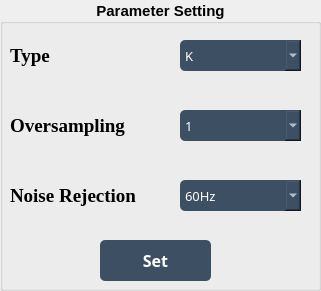
   <widget class="QGroupBox" name="groupBox_setting">
    <property name="geometry">
     <rect>
      <x>50</x>
      <y>300</y>
      <width>321</width>
      <height>291</height>
     </rect>
    </property>
    <property name="font">
     <font>
      <pointsize>11</pointsize>
      <weight>75</weight>
      <bold>true</bold>
     </font>
    </property>
    <property name="autoFillBackground">
     <bool>true</bool>
    </property>
    <property name="title">
     <string>Parameter Setting</string>
    </property>
    <property name="alignment">
     <set>Qt::AlignCenter</set>
    </property>
    <property name="flat">
     <bool>false</bool>
    </property>
    <widget class="QLabel" name="lb_type">
     <property name="geometry">
      <rect>
       <x>10</x>
       <y>30</y>
       <width>151</width>
       <height>51</height>
      </rect>
     </property>
     <property name="font">
      <font>
       <family>Times New Roman</family>
       <pointsize>14</pointsize>
       <weight>75</weight>
       <bold>true</bold>
      </font>
     </property>
     <property name="text">
      <string>Type</string>
     </property>
    </widget>
    <widget class="QComboBox" name="comboBox_type">
     <property name="geometry">
      <rect>
       <x>180</x>
       <y>40</y>
       <width>121</width>
       <height>31</height>
      </rect>
     </property>
     <property name="palette">
      <palette>
       <active>
        <colorrole role="WindowText">
         <brush brushstyle="SolidPattern">
          <color alpha="255">
           <red>255</red>
           <green>255</green>
           <blue>255</blue>
          </color>
         </brush>
        </colorrole>
        <colorrole role="Button">
         <brush brushstyle="SolidPattern">
          <color alpha="255">
           <red>61</red>
           <green>79</green>
           <blue>99</blue>
          </color>
         </brush>
        </colorrole>
        <colorrole role="Text">
         <brush brushstyle="SolidPattern">
          <color alpha="255">
           <red>255</red>
           <green>255</green>
           <blue>255</blue>
          </color>
         </brush>
        </colorrole>
        <colorrole role="ButtonText">
         <brush brushstyle="SolidPattern">
          <color alpha="255">
           <red>255</red>
           <green>255</green>
           <blue>255</blue>
          </color>
         </brush>
        </colorrole>
        <colorrole role="Base">
         <brush brushstyle="SolidPattern">
          <color alpha="255">
           <red>61</red>
           <green>79</green>
           <blue>99</blue>
          </color>
         </brush>
        </colorrole>
        <colorrole role="Window">
         <brush brushstyle="SolidPattern">
          <color alpha="255">
           <red>61</red>
           <green>79</green>
           <blue>99</blue>
          </color>
         </brush>
        </colorrole>
        <colorrole role="PlaceholderText">
         <brush brushstyle="NoBrush">
          <color alpha="128">
           <red>255</red>
           <green>255</green>
           <blue>255</blue>
          </color>
         </brush>
        </colorrole>
       </active>
       <inactive>
        <colorrole role="WindowText">
         <brush brushstyle="SolidPattern">
          <color alpha="255">
           <red>255</red>
           <green>255</green>
           <blue>255</blue>
          </color>
         </brush>
        </colorrole>
        <colorrole role="Button">
         <brush brushstyle="SolidPattern">
          <color alpha="255">
           <red>61</red>
           <green>79</green>
           <blue>99</blue>
          </color>
         </brush>
        </colorrole>
        <colorrole role="Text">
         <brush brushstyle="SolidPattern">
          <color alpha="255">
           <red>255</red>
           <green>255</green>
           <blue>255</blue>
          </color>
         </brush>
        </colorrole>
        <colorrole role="ButtonText">
         <brush brushstyle="SolidPattern">
          <color alpha="255">
           <red>255</red>
           <green>255</green>
           <blue>255</blue>
          </color>
         </brush>
        </colorrole>
        <colorrole role="Base">
         <brush brushstyle="SolidPattern">
          <color alpha="255">
           <red>61</red>
           <green>79</green>
           <blue>99</blue>
          </color>
         </brush>
        </colorrole>
        <colorrole role="Window">
         <brush brushstyle="SolidPattern">
          <color alpha="255">
           <red>61</red>
           <green>79</green>
           <blue>99</blue>
          </color>
         </brush>
        </colorrole>
        <colorrole role="PlaceholderText">
         <brush brushstyle="NoBrush">
          <color alpha="128">
           <red>255</red>
           <green>255</green>
           <blue>255</blue>
          </color>
         </brush>
        </colorrole>
       </inactive>
       <disabled>
        <colorrole role="WindowText">
         <brush brushstyle="SolidPattern">
          <color alpha="255">
           <red>255</red>
           <green>255</green>
           <blue>255</blue>
          </color>
         </brush>
        </colorrole>
        <colorrole role="Button">
         <brush brushstyle="SolidPattern">
          <color alpha="255">
           <red>61</red>
           <green>79</green>
           <blue>99</blue>
          </color>
         </brush>
        </colorrole>
        <colorrole role="Text">
         <brush brushstyle="SolidPattern">
          <color alpha="255">
           <red>255</red>
           <green>255</green>
           <blue>255</blue>
          </color>
         </brush>
        </colorrole>
        <colorrole role="ButtonText">
         <brush brushstyle="SolidPattern">
          <color alpha="255">
           <red>255</red>
           <green>255</green>
           <blue>255</blue>
          </color>
         </brush>
        </colorrole>
        <colorrole role="Base">
         <brush brushstyle="SolidPattern">
          <color alpha="255">
           <red>61</red>
           <green>79</green>
           <blue>99</blue>
          </color>
         </brush>
        </colorrole>
        <colorrole role="Window">
         <brush brushstyle="SolidPattern">
          <color alpha="255">
           <red>61</red>
           <green>79</green>
           <blue>99</blue>
          </color>
         </brush>
        </colorrole>
        <colorrole role="PlaceholderText">
         <brush brushstyle="NoBrush">
          <color alpha="128">
           <red>255</red>
           <green>255</green>
           <blue>255</blue>
          </color>
         </brush>
        </colorrole>
       </disabled>
      </palette>
     </property>
     <property name="font">
      <font>
       <family>微軟正黑體</family>
       <pointsize>10</pointsize>
       <weight>50</weight>
       <bold>false</bold>
       <kerning>true</kerning>
      </font>
     </property>
     <property name="layoutDirection">
      <enum>Qt::LeftToRight</enum>
     </property>
     <property name="styleSheet">
      <string notr="true">background-color: rgb(61, 79, 99);
border-radius : 5px;
color:  rgb(255, 255, 255); </string>
     </property>
     <property name="currentIndex">
      <number>3</number>
     </property>
     <item>
      <property name="text">
       <string>B</string>
      </property>
     </item>
     <item>
      <property name="text">
       <string>E</string>
      </property>
     </item>
     <item>
      <property name="text">
       <string>J</string>
      </property>
     </item>
     <item>
      <property name="text">
       <string>K</string>
      </property>
     </item>
     <item>
      <property name="text">
       <string>N</string>
      </property>
     </item>
     <item>
      <property name="text">
       <string>R</string>
      </property>
     </item>
     <item>
      <property name="text">
       <string>S</string>
      </property>
     </item>
     <item>
      <property name="text">
       <string>T</string>
      </property>
     </item>
    </widget>
    <widget class="QLabel" name="lb_oversampling">
     <property name="geometry">
      <rect>
       <x>10</x>
       <y>100</y>
       <width>161</width>
       <height>51</height>
      </rect>
     </property>
     <property name="font">
      <font>
       <family>Times New Roman</family>
       <pointsize>14</pointsize>
       <weight>75</weight>
       <bold>true</bold>
      </font>
     </property>
     <property name="text">
      <string>Oversampling</string>
     </property>
    </widget>
    <widget class="QLabel" name="lb_noiserejection">
     <property name="geometry">
      <rect>
       <x>10</x>
       <y>170</y>
       <width>161</width>
       <height>51</height>
      </rect>
     </property>
     <property name="font">
      <font>
       <family>Times New Roman</family>
       <pointsize>14</pointsize>
       <weight>75</weight>
       <bold>true</bold>
      </font>
     </property>
     <property name="text">
      <string>Noise Rejection</string>
     </property>
    </widget>
    <widget class="QComboBox" name="comboBox_noiserejection">
     <property name="geometry">
      <rect>
       <x>180</x>
       <y>180</y>
       <width>121</width>
       <height>31</height>
      </rect>
     </property>
     <property name="palette">
      <palette>
       <active>
        <colorrole role="WindowText">
         <brush brushstyle="SolidPattern">
          <color alpha="255">
           <red>255</red>
           <green>255</green>
           <blue>255</blue>
          </color>
         </brush>
        </colorrole>
        <colorrole role="Button">
         <brush brushstyle="SolidPattern">
          <color alpha="255">
           <red>61</red>
           <green>79</green>
           <blue>99</blue>
          </color>
         </brush>
        </colorrole>
        <colorrole role="Text">
         <brush brushstyle="SolidPattern">
          <color alpha="255">
           <red>255</red>
           <green>255</green>
           <blue>255</blue>
          </color>
         </brush>
        </colorrole>
        <colorrole role="ButtonText">
         <brush brushstyle="SolidPattern">
          <color alpha="255">
           <red>255</red>
           <green>255</green>
           <blue>255</blue>
          </color>
         </brush>
        </colorrole>
        <colorrole role="Base">
         <brush brushstyle="SolidPattern">
          <color alpha="255">
           <red>61</red>
           <green>79</green>
           <blue>99</blue>
          </color>
         </brush>
        </colorrole>
        <colorrole role="Window">
         <brush brushstyle="SolidPattern">
          <color alpha="255">
           <red>61</red>
           <green>79</green>
           <blue>99</blue>
          </color>
         </brush>
        </colorrole>
        <colorrole role="PlaceholderText">
         <brush brushstyle="NoBrush">
          <color alpha="128">
           <red>255</red>
           <green>255</green>
           <blue>255</blue>
          </color>
         </brush>
        </colorrole>
       </active>
       <inactive>
        <colorrole role="WindowText">
         <brush brushstyle="SolidPattern">
          <color alpha="255">
           <red>255</red>
           <green>255</green>
           <blue>255</blue>
          </color>
         </brush>
        </colorrole>
        <colorrole role="Button">
         <brush brushstyle="SolidPattern">
          <color alpha="255">
           <red>61</red>
           <green>79</green>
           <blue>99</blue>
          </color>
         </brush>
        </colorrole>
        <colorrole role="Text">
         <brush brushstyle="SolidPattern">
          <color alpha="255">
           <red>255</red>
           <green>255</green>
           <blue>255</blue>
          </color>
         </brush>
        </colorrole>
        <colorrole role="ButtonText">
         <brush brushstyle="SolidPattern">
          <color alpha="255">
           <red>255</red>
           <green>255</green>
           <blue>255</blue>
          </color>
         </brush>
        </colorrole>
        <colorrole role="Base">
         <brush brushstyle="SolidPattern">
          <color alpha="255">
           <red>61</red>
           <green>79</green>
           <blue>99</blue>
          </color>
         </brush>
        </colorrole>
        <colorrole role="Window">
         <brush brushstyle="SolidPattern">
          <color alpha="255">
           <red>61</red>
           <green>79</green>
           <blue>99</blue>
          </color>
         </brush>
        </colorrole>
        <colorrole role="PlaceholderText">
         <brush brushstyle="NoBrush">
          <color alpha="128">
           <red>255</red>
           <green>255</green>
           <blue>255</blue>
          </color>
         </brush>
        </colorrole>
       </inactive>
       <disabled>
        <colorrole role="WindowText">
         <brush brushstyle="SolidPattern">
          <color alpha="255">
           <red>255</red>
           <green>255</green>
           <blue>255</blue>
          </color>
         </brush>
        </colorrole>
        <colorrole role="Button">
         <brush brushstyle="SolidPattern">
          <color alpha="255">
           <red>61</red>
           <green>79</green>
           <blue>99</blue>
          </color>
         </brush>
        </colorrole>
        <colorrole role="Text">
         <brush brushstyle="SolidPattern">
          <color alpha="255">
           <red>255</red>
           <green>255</green>
           <blue>255</blue>
          </color>
         </brush>
        </colorrole>
        <colorrole role="ButtonText">
         <brush brushstyle="SolidPattern">
          <color alpha="255">
           <red>255</red>
           <green>255</green>
           <blue>255</blue>
          </color>
         </brush>
        </colorrole>
        <colorrole role="Base">
         <brush brushstyle="SolidPattern">
          <color alpha="255">
           <red>61</red>
           <green>79</green>
           <blue>99</blue>
          </color>
         </brush>
        </colorrole>
        <colorrole role="Window">
         <brush brushstyle="SolidPattern">
          <color alpha="255">
           <red>61</red>
           <green>79</green>
           <blue>99</blue>
          </color>
         </brush>
        </colorrole>
        <colorrole role="PlaceholderText">
         <brush brushstyle="NoBrush">
          <color alpha="128">
           <red>255</red>
           <green>255</green>
           <blue>255</blue>
          </color>
         </brush>
        </colorrole>
       </disabled>
      </palette>
     </property>
     <property name="font">
      <font>
       <family>微軟正黑體</family>
       <pointsize>10</pointsize>
       <weight>50</weight>
       <bold>false</bold>
       <kerning>true</kerning>
      </font>
     </property>
     <property name="styleSheet">
      <string notr="true">background-color: rgb(61, 79, 99);
border-radius : 5px;
color:  rgb(255, 255, 255); </string>
     </property>
     <item>
      <property name="text">
       <string>60Hz</string>
      </property>
     </item>
     <item>
      <property name="text">
       <string>50Hz</string>
      </property>
     </item>
    </widget>
    <widget class="QComboBox" name="comboBox_oversampling">
     <property name="geometry">
      <rect>
       <x>180</x>
       <y>110</y>
       <width>121</width>
       <height>31</height>
      </rect>
     </property>
     <property name="palette">
      <palette>
       <active>
        <colorrole role="WindowText">
         <brush brushstyle="SolidPattern">
          <color alpha="255">
           <red>255</red>
           <green>255</green>
           <blue>255</blue>
          </color>
         </brush>
        </colorrole>
        <colorrole role="Button">
         <brush brushstyle="SolidPattern">
          <color alpha="255">
           <red>61</red>
           <green>79</green>
           <blue>99</blue>
          </color>
         </brush>
        </colorrole>
        <colorrole role="Text">
         <brush brushstyle="SolidPattern">
          <color alpha="255">
           <red>255</red>
           <green>255</green>
           <blue>255</blue>
          </color>
         </brush>
        </colorrole>
        <colorrole role="ButtonText">
         <brush brushstyle="SolidPattern">
          <color alpha="255">
           <red>255</red>
           <green>255</green>
           <blue>255</blue>
          </color>
         </brush>
        </colorrole>
        <colorrole role="Base">
         <brush brushstyle="SolidPattern">
          <color alpha="255">
           <red>61</red>
           <green>79</green>
           <blue>99</blue>
          </color>
         </brush>
        </colorrole>
        <colorrole role="Window">
         <brush brushstyle="SolidPattern">
          <color alpha="255">
           <red>61</red>
           <green>79</green>
           <blue>99</blue>
          </color>
         </brush>
        </colorrole>
        <colorrole role="PlaceholderText">
         <brush brushstyle="NoBrush">
          <color alpha="128">
           <red>255</red>
           <green>255</green>
           <blue>255</blue>
          </color>
         </brush>
        </colorrole>
       </active>
       <inactive>
        <colorrole role="WindowText">
         <brush brushstyle="SolidPattern">
          <color alpha="255">
           <red>255</red>
           <green>255</green>
           <blue>255</blue>
          </color>
         </brush>
        </colorrole>
        <colorrole role="Button">
         <brush brushstyle="SolidPattern">
          <color alpha="255">
           <red>61</red>
           <green>79</green>
           <blue>99</blue>
          </color>
         </brush>
        </colorrole>
        <colorrole role="Text">
         <brush brushstyle="SolidPattern">
          <color alpha="255">
           <red>255</red>
           <green>255</green>
           <blue>255</blue>
          </color>
         </brush>
        </colorrole>
        <colorrole role="ButtonText">
         <brush brushstyle="SolidPattern">
          <color alpha="255">
           <red>255</red>
           <green>255</green>
           <blue>255</blue>
          </color>
         </brush>
        </colorrole>
        <colorrole role="Base">
         <brush brushstyle="SolidPattern">
          <color alpha="255">
           <red>61</red>
           <green>79</green>
           <blue>99</blue>
          </color>
         </brush>
        </colorrole>
        <colorrole role="Window">
         <brush brushstyle="SolidPattern">
          <color alpha="255">
           <red>61</red>
           <green>79</green>
           <blue>99</blue>
          </color>
         </brush>
        </colorrole>
        <colorrole role="PlaceholderText">
         <brush brushstyle="NoBrush">
          <color alpha="128">
           <red>255</red>
           <green>255</green>
           <blue>255</blue>
          </color>
         </brush>
        </colorrole>
       </inactive>
       <disabled>
        <colorrole role="WindowText">
         <brush brushstyle="SolidPattern">
          <color alpha="255">
           <red>255</red>
           <green>255</green>
           <blue>255</blue>
          </color>
         </brush>
        </colorrole>
        <colorrole role="Button">
         <brush brushstyle="SolidPattern">
          <color alpha="255">
           <red>61</red>
           <green>79</green>
           <blue>99</blue>
          </color>
         </brush>
        </colorrole>
        <colorrole role="Text">
         <brush brushstyle="SolidPattern">
          <color alpha="255">
           <red>255</red>
           <green>255</green>
           <blue>255</blue>
          </color>
         </brush>
        </colorrole>
        <colorrole role="ButtonText">
         <brush brushstyle="SolidPattern">
          <color alpha="255">
           <red>255</red>
           <green>255</green>
           <blue>255</blue>
          </color>
         </brush>
        </colorrole>
        <colorrole role="Base">
         <brush brushstyle="SolidPattern">
          <color alpha="255">
           <red>61</red>
           <green>79</green>
           <blue>99</blue>
          </color>
         </brush>
        </colorrole>
        <colorrole role="Window">
         <brush brushstyle="SolidPattern">
          <color alpha="255">
           <red>61</red>
           <green>79</green>
           <blue>99</blue>
          </color>
         </brush>
        </colorrole>
        <colorrole role="PlaceholderText">
         <brush brushstyle="NoBrush">
          <color alpha="128">
           <red>255</red>
           <green>255</green>
           <blue>255</blue>
          </color>
         </brush>
        </colorrole>
       </disabled>
      </palette>
     </property>
     <property name="font">
      <font>
       <family>微軟正黑體</family>
       <pointsize>10</pointsize>
       <weight>50</weight>
       <bold>false</bold>
       <kerning>true</kerning>
      </font>
     </property>
     <property name="styleSheet">
      <string notr="true">background-color: rgb(61, 79, 99);
border-radius : 5px;
color:  rgb(255, 255, 255); </string>
     </property>
     <item>
      <property name="text">
       <string>1</string>
      </property>
     </item>
     <item>
      <property name="text">
       <string>2</string>
      </property>
     </item>
     <item>
      <property name="text">
       <string>4</string>
      </property>
     </item>
     <item>
      <property name="text">
       <string>8</string>
      </property>
     </item>
     <item>
      <property name="text">
       <string>16</string>
      </property>
     </item>
    </widget>
    <widget class="QPushButton" name="btn_set">
     <property name="geometry">
      <rect>
       <x>100</x>
       <y>240</y>
       <width>111</width>
       <height>41</height>
      </rect>
     </property>
     <property name="font">
      <font>
       <family>微軟正黑體</family>
       <pointsize>12</pointsize>
       <weight>75</weight>
       <bold>true</bold>
      </font>
     </property>
     <property name="styleSheet">
      <string notr="true">QPushButton {
    background-color: rgb(61, 79, 99);
    border-radius : 5px;
    color:  rgb(255, 255, 255);
}


QPushButton:pressed{
	background-color: rgb(52, 137, 235);
}</string>
     </property>
     <property name="text">
      <string>Set</string>
     </property>
    </widget>
   </widget>
